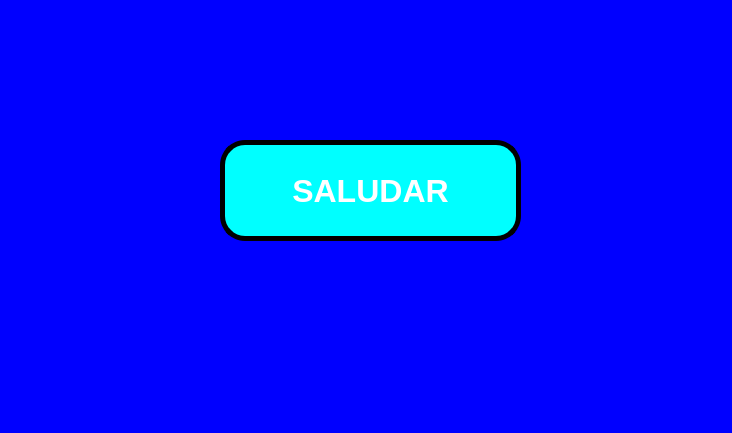
<?xml version="1.0" encoding="UTF-8"?>
<ui version="4.0">
 <class>MainWindow</class>
 <widget class="QMainWindow" name="MainWindow">
  <property name="geometry">
   <rect>
    <x>0</x>
    <y>0</y>
    <width>732</width>
    <height>433</height>
   </rect>
  </property>
  <property name="windowTitle">
   <string>MainWindow</string>
  </property>
  <property name="styleSheet">
   <string notr="true">background-color: rgb(0, 0, 255);</string>
  </property>
  <widget class="QWidget" name="centralwidget">
   <widget class="QPushButton" name="btn_saludar">
    <property name="geometry">
     <rect>
      <x>220</x>
      <y>140</y>
      <width>301</width>
      <height>101</height>
     </rect>
    </property>
    <property name="font">
     <font>
      <pointsize>24</pointsize>
      <weight>75</weight>
      <italic>false</italic>
      <bold>true</bold>
      <underline>false</underline>
      <strikeout>false</strikeout>
      <kerning>true</kerning>
     </font>
    </property>
    <property name="styleSheet">
     <string notr="true">background-color: rgb(0, 255, 255);
color: rgb(255, 255, 255);
border-radius: 25px;
border: 5px solid black;</string>
    </property>
    <property name="text">
     <string>SALUDAR</string>
    </property>
   </widget>
  </widget>
  <widget class="QMenuBar" name="menubar">
   <property name="geometry">
    <rect>
     <x>0</x>
     <y>0</y>
     <width>732</width>
     <height>22</height>
    </rect>
   </property>
  </widget>
  <widget class="QStatusBar" name="statusbar"/>
 </widget>
 <resources/>
 <connections/>
</ui>
